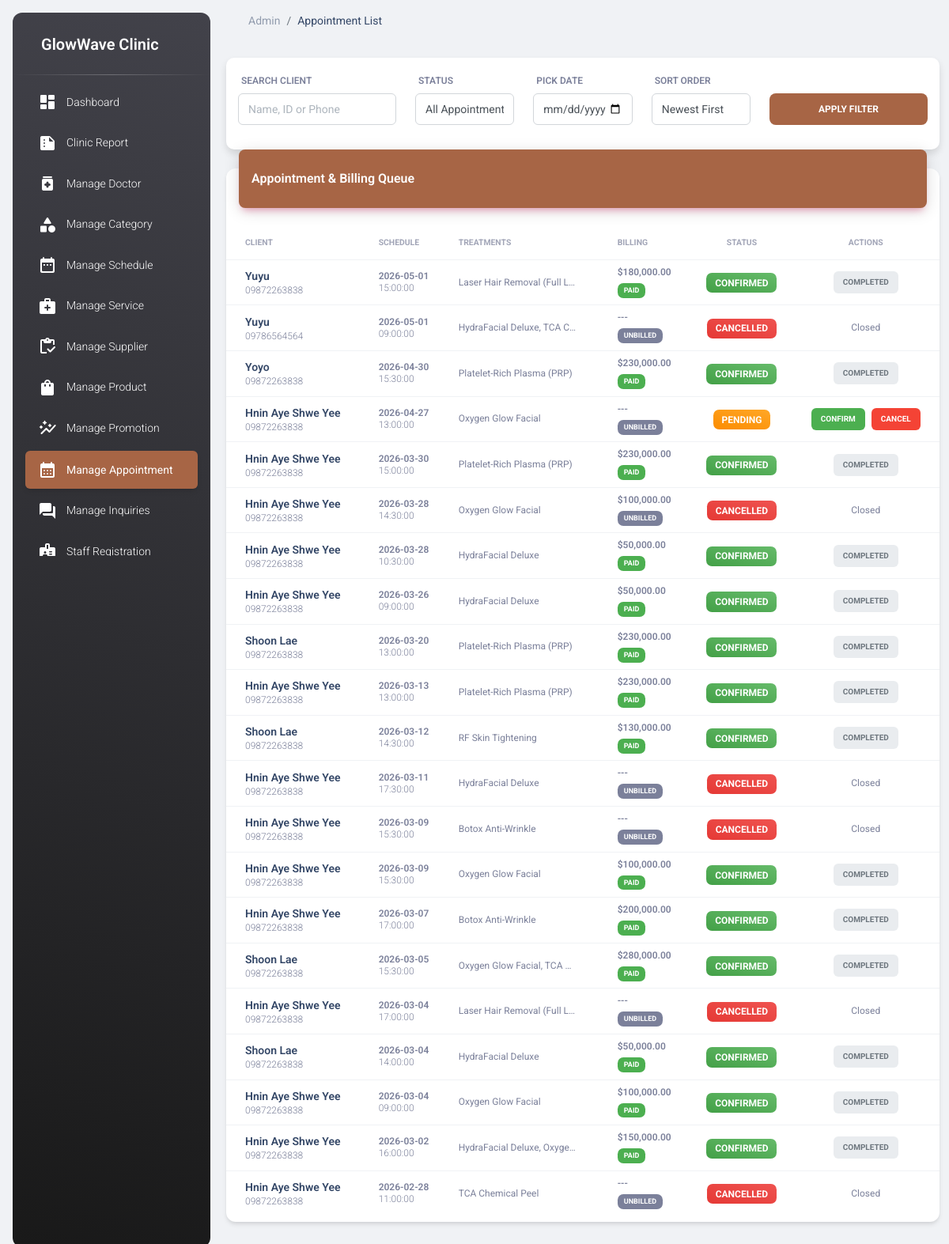
/pages/Appointment_Manage.php (signed in), run on the app's committed database.
### tables this page shows
CREATE TABLE `appointments` (
  `appointmentID` int(11) NOT NULL,
  `clientID` int(11) NOT NULL,
  `doctorID` int(11) NOT NULL,
  `book_date` date NOT NULL,
  `book_time` time NOT NULL,
  `status` enum('Pending','Confirmed','Cancelled','Completed') DEFAULT 'Pending',
  `created_at` timestamp NOT NULL DEFAULT current_timestamp(),
  `client_name` varchar(50) NOT NULL,
  `client_phone` varchar(50) NOT NULL,
  `promotionID` int(11) DEFAULT NULL,
  `staffID` int(11) NOT NULL
);

### pages/Appointment_Manage.php (the view, shortened to what this page needs)
<?php
include('connect.php');
$search_val = $_GET['txtSearch'] ?? "";
$date_val = $_GET['txtDate'] ?? "";
$sort_val = $_GET['selSort'] ?? "DESC";
$where_clauses = [];
$where_sql = count($where_clauses) > 0 ? " WHERE " . implode(" AND ", $where_clauses) : "";
?>
<!DOCTYPE html>
<html lang="en">
<head>
    <link rel="stylesheet" href="https://cdnjs.cloudflare.com/ajax/libs/font-awesome/6.5.2/css/all.min.css" />
    <link id="pagestyle" href="../assets/css/material-dashboard.css?v=3.1.0" rel="stylesheet" />
</head>
<body class="g-sidenav-show bg-gray-200">
<aside class="sidenav navbar navbar-vertical navbar-expand-xs border-0 border-radius-xl my-3 fixed-start ms-3 bg-gradient-dark" id="sidenav-main">
    <div class="sidenav-header">
        <div class="navbar-brand m-0">
            <span class="ms-1 font-weight-bold text-white" style="font-size: 20px;">GlowWave Clinic</span>
        </div>
    </div>
    <hr class="horizontal light mt-0 mb-2">
    <div class="collapse navbar-collapse w-auto" id="sidenav-collapse-main">
        <ul class="navbar-nav">
            <li class="nav-item">
                <a class="nav-link text-white" href="../pages/dashboard.php">
                    <div class="text-white text-center me-2 d-flex align-items-center justify-content-center">
                        <i class="material-icons-round opacity-10">dashboard</i>
                    </div>
                    <span class="nav-link-text ms-1">Dashboard</span>
                </a>
            </li>
            <li class="nav-item">
                <a class="nav-link text-white" href="../pages/Report_Revenue.php">
                    <div class="text-white text-center me-2 d-flex align-items-center justify-content-center">
                        <i class="material-icons-round opacity-10">summarize</i>
                    </div>
                    <span class="nav-link-text ms-1">Clinic Report</span>
                </a>
            </li>
            <li class="nav-item">
                <a class="nav-link text-white" href="../pages/Doctor_Entry.php">
                    <div class="text-white text-center me-2 d-flex align-items-center justify-content-center">
                        <i class="material-icons-round opacity-10">medication</i>
                    </div>
                    <span class="nav-link-text ms-1">Manage Doctor</span>
                </a>
            </li>
            <li class="nav-item">
                <a class="nav-link text-white" href="../pages/Category_Entry.php">
                    <div class="text-white text-center me-2 d-flex align-items-center justify-content-center">
                        <i class="material-icons-round opacity-10">category</i>
                    </div>
                    <span class="nav-link-text ms-1">Manage Category</span>
                </a>
            </li>
            <li class="nav-item">
                <a class="nav-link text-white" href="../pages/Schedule_Entry.php">
                    <div class="text-white text-center me-2 d-flex align-items-center justify-content-center">
                        <i class="material-icons-round opacity-10">date_range</i>
                    </div>
                    <span class="nav-link-text ms-1">Manage Schedule</span>
                </a>
            </li>
            <li class="nav-item">
                <a class="nav-link text-white" href="../pages/Treatment_Entry.php">
                    <div class="text-white text-center me-2 d-flex align-items-center justify-content-center">
                        <i class="material-icons-round opacity-10">medical_services</i>
                    </div>
                    <span class="nav-link-text ms-1">Manage Service</span>
                </a>
            </li>
            <li class="nav-item">
                <a class="nav-link text-white" href="../pages/Supplier_Entry.php">
                    <div class="text-white text-center me-2 d-flex align-items-center justify-content-center">
                        <i class="material-icons-round opacity-10">inventory</i>
                    </div>
                    <span class="nav-link-text ms-1">Manage Supplier</span>
                </a>
            </li>
            <li class="nav-item">
                <a class="nav-link text-white" href="../pages/Product_Entry.php">
                    <div class="text-white text-center me-2 d-flex align-items-center justify-content-center">
                        <i class="material-icons-round opacity-10">shopping_bag</i>
                    </div>
                    <span class="nav-link-text ms-1">Manage Product</span>
                </a>
            </li>
            <li class="nav-item">
                <a class="nav-link text-white" href="../pages/Promotion_Entry.php">
                    <div class="text-white text-center me-2 d-flex align-items-center justify-content-center">
                        <i class="material-icons-round opacity-10">auto_graph</i>
                    </div>
                    <span class="nav-link-text ms-1">Manage Promotion</span>
                </a>
            </li>
            <li class="nav-item">
                <a class="nav-link text-white active bg-custom-brown" href="../pages/Appointment_Manage.php">
                    <div class="text-white text-center me-2 d-flex align-items-center justify-content-center">
                        <i class="material-icons-round opacity-10">calendar_month</i>
                    </div>
                    <span class="nav-link-text ms-1">Manage Appointment</span>
                </a>
            </li>
            <li class="nav-item">
                <a class="nav-link text-white" href="../pages/Contact_Manage.php">
                    <div class="text-white text-center me-2 d-flex align-items-center justify-content-center">
                        <i class="material-icons-round opacity-10">forum</i>
                    </div>
                    <span class="nav-link-text ms-1">Manage Inquiries</span>
                </a>
            </li>
            <li class="nav-item">
                <a class="nav-link text-white" href="../pages/sign-up.php">
                    <div class="text-white text-center me-2 d-flex align-items-center justify-content-center">
                        <i class="material-icons-round opacity-10">badge</i>
                    </div>
                    <span class="nav-link-text ms-1">Staff Registration</span>
                </a>
            </li>
        </ul>
    </div>
</aside>
<main class="main-content position-relative max-height-vh-100 h-100 border-radius-lg">
    <nav class="navbar navbar-main navbar-expand-lg px-0 mx-4 shadow-none border-radius-xl" id="navbarBlur">
        <div class="container-fluid py-1 px-3">
            <nav aria-label="breadcrumb">
                <ol class="breadcrumb bg-transparent mb-0 pb-0 pt-1 px-0 me-sm-6 me-5">
                    <li class="breadcrumb-item text-sm"><a class="opacity-5 text-dark" href="javascript:;">Admin</a></li>
                    <li class="breadcrumb-item text-sm text-dark active" aria-current="page">Appointment List</li>
                </ol>
            </nav>
        </div>
    </nav>
    <div class="container-fluid py-4">
        <div class="filter-section shadow-sm">
            <form action="Appointment_Manage.php" method="GET" class="row align-items-end">
                <div class="col-lg-3 col-md-6 mb-3">
                    <label class="form-label font-weight-bold text-xs">SEARCH CLIENT</label>
                    <div class="input-group input-group-outline">
                        <input type="text" name="txtSearch" class="form-control" placeholder="Name, ID or Phone" value="<?= htmlspecialchars($search_val) ?>">
                    </div>
                </div>
                <div class="col-lg-2 col-md-6 mb-3">
                    <label class="form-label font-weight-bold text-xs">STATUS</label>
                    <div class="input-group input-group-outline">
                        <select name="selStatus" class="form-control">
                            <option value="All">All Appointments</option>
                        </select>
                    </div>
                </div>
                <div class="col-lg-2 col-md-6 mb-3">
                    <label class="form-label font-weight-bold text-xs">PICK DATE</label>
                    <div class="input-group input-group-outline">
                        <input type="date" name="txtDate" class="form-control" value="<?= $date_val ?>">
                    </div>
                </div>
                <div class="col-lg-2 col-md-6 mb-3">
                    <label class="form-label font-weight-bold text-xs">SORT ORDER</label>
                    <div class="input-group input-group-outline">
                        <select name="selSort" class="form-control">
                            <option value="DESC" <?= $sort_val=='DESC'?'selected':'' ?>>Newest First</option>
                        </select>
                    </div>
                </div>
                <div class="col-lg-3 col-md-12 mb-3">
                    <button type="submit" class="btn bg-custom-brown w-100 mb-0 shadow-none">Apply Filter</button>
                </div>
            </form>
        </div>
        <div class="card my-4">
            <div class="card-header p-0 mt-n4 mx-3">
                <div class="bg-custom-brown shadow-primary border-radius-lg pt-4 pb-3">
                    <h6 class="text-white ps-3">Appointment & Billing Queue</h6>
                </div>
            </div>
            <div class="card-body px-0 pb-2">
                <div class="table-responsive p-0">
                    <table class="table align-items-center mb-0">
                        <thead>
                            <tr>
                                <th class="text-uppercase text-secondary text-xxs font-weight-bolder opacity-7">Client</th>
                                <th class="text-uppercase text-secondary text-xxs font-weight-bolder opacity-7 ps-2">Schedule</th>
                                <th class="text-uppercase text-secondary text-xxs font-weight-bolder opacity-7 ps-2">Treatments</th>
                                <th class="text-uppercase text-secondary text-xxs font-weight-bolder opacity-7 ps-2">Billing</th>
                                <th class="text-center text-uppercase text-secondary text-xxs font-weight-bolder opacity-7">Status</th>
                                <th class="text-center text-uppercase text-secondary text-xxs font-weight-bolder opacity-7">Actions</th>
                            </tr>
                        </thead>
                        <tbody>
                            <?php
                            $sql = "SELECT a.*, py.amount as pay_amount, py.status as pay_status,
                                    GROUP_CONCAT(t.treatmentName SEPARATOR ', ') as all_services
                                    FROM Appointments a
                                    LEFT JOIN appointment_details ad ON a.appointmentID = ad.appointmentID
                                    LEFT JOIN Treatment t ON ad.treatmentID = t.treatmentID
                                    LEFT JOIN Payment py ON a.appointmentID = py.appointmentID
                                    $where_sql
                                    GROUP BY a.appointmentID
                                    ORDER BY a.book_date $sort_val, a.book_time $sort_val";
                            $res = mysqli_query($connect, $sql);
                            if(mysqli_num_rows($res) > 0) {
                                while ($row = mysqli_fetch_array($res)):
                                    $appt_badge = ($row['status'] == 'Confirmed') ? 'bg-gradient-success' : (($row['status'] == 'Cancelled') ? 'bg-gradient-danger' : 'bg-gradient-warning');
                                    $pay_badge = ($row['pay_status'] == 'Paid') ? 'bg-success' : 'bg-secondary';
                            ?>
                            <tr>
                                <td class="ps-4">
                                    <h6 class="mb-0 text-sm"><?= htmlspecialchars($row['client_name']) ?></h6>
                                    <p class="text-xs text-secondary mb-0"><?= htmlspecialchars($row['client_phone']) ?></p>
                                </td>
                                <td>
                                    <p class="text-xs font-weight-bold mb-0"><?= $row['book_date'] ?></p>
                                    <p class="text-xs text-secondary mb-0"><?= $row['book_time'] ?></p>
                                </td>
                                <td>
                                    <span class="text-xs" style="display:block; max-width:150px; white-space:nowrap; overflow:hidden; text-overflow:ellipsis;">
                                        <?= $row['all_services'] ?: 'N/A' ?>
                                    </span>
                                </td>
                                <td>
                                    <p class="text-xs font-weight-bold mb-0"><?= $row['pay_amount'] ? '$'.number_format($row['pay_amount'], 2) : '---' ?></p>
                                    <span class="badge badge-xxs <?= $pay_badge ?>" style="font-size: 9px;"><?= $row['pay_status'] ?: 'Unbilled' ?></span>
                                </td>
                                <td class="align-middle text-center">
                                    <span class="badge badge-sm <?= $appt_badge ?>"><?= $row['status'] ?></span>
                                </td>
                                <td class="align-middle text-center">
                                    <div class="d-flex justify-content-center gap-2">
                                        <?php if($row['status'] == 'Pending'): ?>
                                            <a href="Appointment_Manage.php?id=<?= $row['appointmentID'] ?>&action=Confirmed" class="btn-action btn-confirm">Confirm</a>
                                            <a href="Appointment_Manage.php?id=<?= $row['appointmentID'] ?>&action=Cancelled" class="btn-action btn-cancel" onclick="return confirm('Cancel?')">Cancel</a>
                                        <?php elseif($row['status'] == 'Confirmed' && $row['pay_status'] == 'Pending'): ?>
                                            <a href="Appointment_Manage.php?id=<?= $row['appointmentID'] ?>&action=Paid" class="btn-action btn-pay">Mark Paid</a>
                                            <a href="Appointment_Manage.php?id=<?= $row['appointmentID'] ?>&action=Cancelled" class="btn-action btn-cancel" onclick="return confirm('Cancel?')">Cancel</a>
                                        <?php elseif($row['pay_status'] == 'Paid'): ?>
                                            <span class="btn-action btn-done">Completed</span>
                                        <?php else: ?>
                                            <span class="text-secondary text-xs">Closed</span>
                                        <?php endif; ?>
                                    </div>
                                </td>
                            </tr>
                            <?php endwhile; } else {
                                echo "<tr><td colspan='6' class='text-center py-4'>No matching data found.</td></tr>";
                            } ?>
                        </tbody>
                    </table>
                </div>
            </div>
        </div>
    </div>
</main>
</body>
</html>

### pages/Appointment_Manage.php (style rules this page uses)
.bg-custom-brown { background-color: #A76545 !important; color: white !important; }
.btn-action { padding: 6px 12px; border-radius: 6px; font-size: 10px; font-weight: 700; text-transform: uppercase; transition: all 0.2s; text-decoration: none !important; display: inline-flex; align-items: center; border: none; }
.btn-confirm { background-color: #4CAF50; color: white !important; }
.btn-cancel { background-color: #f44335; color: white !important; }
.btn-done { background-color: #e9ecef; color: #6c757d !important; cursor: default; }
.filter-section { background: white; border-radius: 10px; padding: 15px; margin-bottom: 20px; box-shadow: 0 2px 10px rgba(0,0,0,0.05); }

### data on the page
appointments: client_name "Yuyu", client_phone "09872263838", book_date "2026-05-01", book_time "15:00:00", all_services "Laser Hair Removal (Full L…", pay_amount "180,000.00", pay_status "PAID", status "CONFIRMED", shows "COMPLETED"
appointments: client_name "Yuyu", client_phone "09786564564", book_date "2026-05-01", book_time "09:00:00", all_services "HydraFacial Deluxe, TCA C…", pay_status "UNBILLED", status "CANCELLED", shows "Closed"
appointments: client_name "Yoyo", client_phone "09872263838", book_date "2026-04-30", book_time "15:30:00", all_services "Platelet-Rich Plasma (PRP)", pay_amount "230,000.00", pay_status "PAID", status "CONFIRMED", shows "COMPLETED"
appointments: client_name "Hnin Aye Shwe Yee", client_phone "09872263838", book_date "2026-04-27", book_time "13:00:00", all_services "Oxygen Glow Facial", pay_status "UNBILLED", status "PENDING"
appointments: client_name "Hnin Aye Shwe Yee", client_phone "09872263838", book_date "2026-03-30", book_time "15:00:00", all_services "Platelet-Rich Plasma (PRP)", pay_amount "230,000.00", pay_status "PAID", status "CONFIRMED", shows "COMPLETED"
appointments: client_name "Hnin Aye Shwe Yee", client_phone "09872263838", book_date "2026-03-28", book_time "14:30:00", all_services "Oxygen Glow Facial", pay_amount "100,000.00", pay_status "UNBILLED", status "CANCELLED", shows "Closed"
appointments: client_name "Hnin Aye Shwe Yee", client_phone "09872263838", book_date "2026-03-28", book_time "10:30:00", all_services "HydraFacial Deluxe", pay_amount "50,000.00", pay_status "PAID", status "CONFIRMED", shows "COMPLETED"
appointments: client_name "Hnin Aye Shwe Yee", client_phone "09872263838", book_date "2026-03-26", book_time "09:00:00", all_services "HydraFacial Deluxe", pay_amount "50,000.00", pay_status "PAID", status "CONFIRMED", shows "COMPLETED"
appointments: client_name "Shoon Lae", client_phone "09872263838", book_date "2026-03-20", book_time "13:00:00", all_services "Platelet-Rich Plasma (PRP)", pay_amount "230,000.00", pay_status "PAID", status "CONFIRMED", shows "COMPLETED"
appointments: client_name "Hnin Aye Shwe Yee", client_phone "09872263838", book_date "2026-03-13", book_time "13:00:00", all_services "Platelet-Rich Plasma (PRP)", pay_amount "230,000.00", pay_status "PAID", status "CONFIRMED", shows "COMPLETED"
appointments: client_name "Shoon Lae", client_phone "09872263838", book_date "2026-03-12", book_time "14:30:00", all_services "RF Skin Tightening", pay_amount "130,000.00", pay_status "PAID", status "CONFIRMED", shows "COMPLETED"
appointments: client_name "Hnin Aye Shwe Yee", client_phone "09872263838", book_date "2026-03-11", book_time "17:30:00", all_services "HydraFacial Deluxe", pay_status "UNBILLED", status "CANCELLED", shows "Closed"
appointments: client_name "Hnin Aye Shwe Yee", client_phone "09872263838", book_date "2026-03-09", book_time "15:30:00", all_services "Botox Anti-Wrinkle", pay_status "UNBILLED", status "CANCELLED", shows "Closed"
appointments: client_name "Hnin Aye Shwe Yee", client_phone "09872263838", book_date "2026-03-09", book_time "15:30:00", all_services "Oxygen Glow Facial", pay_amount "100,000.00", pay_status "PAID", status "CONFIRMED", shows "COMPLETED"
appointments: client_name "Hnin Aye Shwe Yee", client_phone "09872263838", book_date "2026-03-07", book_time "17:00:00", all_services "Botox Anti-Wrinkle", pay_amount "200,000.00", pay_status "PAID", status "CONFIRMED", shows "COMPLETED"
appointments: client_name "Shoon Lae", client_phone "09872263838", book_date "2026-03-05", book_time "15:30:00", all_services "Oxygen Glow Facial, TCA…", pay_amount "280,000.00", pay_status "PAID", status "CONFIRMED", shows "COMPLETED"
appointments: client_name "Hnin Aye Shwe Yee", client_phone "09872263838", book_date "2026-03-04", book_time "17:00:00", all_services "Laser Hair Removal (Full L…", pay_status "UNBILLED", status "CANCELLED", shows "Closed"
appointments: client_name "Shoon Lae", client_phone "09872263838", book_date "2026-03-04", book_time "14:00:00", all_services "HydraFacial Deluxe", pay_amount "50,000.00", pay_status "PAID", status "CONFIRMED", shows "COMPLETED"
appointments: client_name "Hnin Aye Shwe Yee", client_phone "09872263838", book_date "2026-03-04", book_time "09:00:00", all_services "Oxygen Glow Facial", pay_amount "100,000.00", pay_status "PAID", status "CONFIRMED", shows "COMPLETED"
appointments: client_name "Hnin Aye Shwe Yee", client_phone "09872263838", book_date "2026-03-02", book_time "16:00:00", all_services "HydraFacial Deluxe, Oxyge…", pay_amount "150,000.00", pay_status "PAID", status "CONFIRMED", shows "COMPLETED"
appointments: client_name "Hnin Aye Shwe Yee", client_phone "09872263838", book_date "2026-02-28", book_time "11:00:00", all_services "TCA Chemical Peel", pay_status "UNBILLED", status "CANCELLED", shows "Closed"
